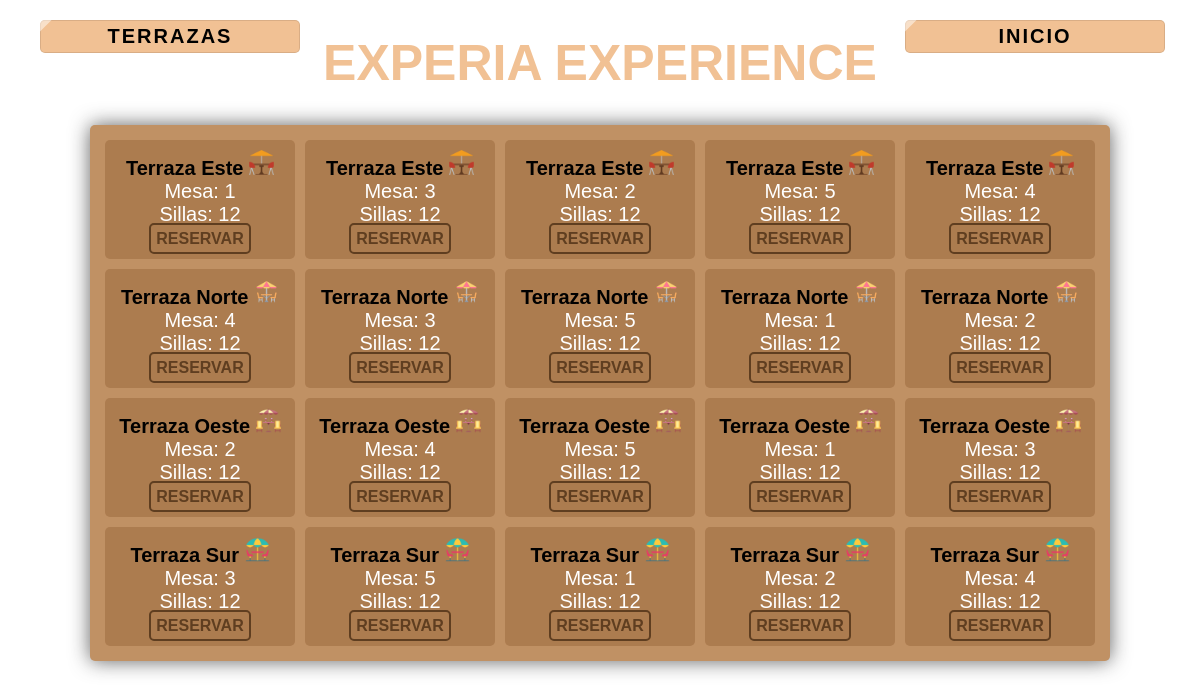
The page /view/reservas.php?id=1 (signed in) on the database its author committed.
### tables this page shows
CREATE TABLE `tbl_mesa` (
  `id_mesa` int NOT NULL AUTO_INCREMENT,
  `numero_mesa` int DEFAULT NULL,
  `id_lugar` int DEFAULT NULL,
  `estado_mesa` tinyint DEFAULT NULL,
  `num_sillas_mesa` varchar(2) DEFAULT NULL,
  PRIMARY KEY (`id_mesa`),
  KEY `fk_lugar_mesa_idx` (`id_lugar`),
  CONSTRAINT `fk_lugar_mesa` FOREIGN KEY (`id_lugar`) REFERENCES `tbl_lugar` (`id_lugar`)
);

CREATE TABLE `tbl_lugar` (
  `id_lugar` int NOT NULL AUTO_INCREMENT,
  `nom_lugar` varchar(45) DEFAULT NULL,
  `fk_id_tipo_lugar` int DEFAULT NULL,
  `img_lugar` varchar(250) DEFAULT NULL,
  PRIMARY KEY (`id_lugar`),
  KEY `fk_id_tipo_lugar_idx` (`fk_id_tipo_lugar`),
  CONSTRAINT `fk_id_tipo_lugar` FOREIGN KEY (`fk_id_tipo_lugar`) REFERENCES `tbl_tipo_lugar` (`id_tipo_lugar`)
);

### view/reservas.php (the view, shortened to what this page needs)
<!DOCTYPE html>
<html lang="en">
<head>
    <link rel="stylesheet" href="../styles/style.css">
</head>
<body id="portada">
<?php
    include '../services/connection.php';
$id = $_GET['id'];
if($id == 1){
    ?>
    <div class="row2" id="section-1">
        <div class="usuario column-1">
        <ul class="padding-lat">
        <b><a class="btn-logout">TERRAZAS</a></b>
        </ul>
        </div>
        <div class="column-2 titulo2">
            <h1>EXPERIA EXPERIENCE</h1>
        </div>
        <div class="logout column-1">
            <ul class="padding-lat">
            <b><a style="text-decoration:none" class="btn-logout" href="./inicio.php">INICIO</a></b>
            </ul>
        </div>
    </div>
    <?php
            echo "<div class='flex'>";
            echo "<div class='reservas'>";
                $stmt= $pdo->prepare("SELECT  tl.id_tipo_lugar, l.img_lugar, l.nom_lugar, m.id_mesa, m.numero_mesa, m.estado_mesa, m.num_sillas_mesa FROM tbl_mesa m
                INNER JOIN tbl_lugar l ON m.id_lugar = l.id_lugar
                INNER JOIN tbl_tipo_lugar tl ON l.fk_id_tipo_lugar = tl.id_tipo_lugar
                WHERE tl.tipo_lugar = 'Terraza' AND m.estado_mesa = 1
                ORDER BY l.nom_lugar ASC");
                $stmt->execute();
                $sentencia=$stmt->fetchAll(PDO::FETCH_ASSOC);
                foreach($sentencia as $row){
                    echo "<div class='contenido_reservas'>";
                    echo "<b>".$row['nom_lugar']." <img class='icon_reserva' src='../img/{$row['img_lugar']}'></img></b><br>";
                    echo "Mesa: ".$row['numero_mesa']."<br>";
                    echo "Sillas: ".$row['num_sillas_mesa']."<br>";
                    echo "<a href='./form_reservas.php?id={$row['id_mesa']}&id_pag={$row['id_tipo_lugar']}'>RESERVAR</a>";
                    echo "</div>";
                }
                echo "</div>";
                echo "</div>";
        ?>
    <?php
}
?>
</body>
</html>

### styles/style.css (style rules this page uses)
* { box-sizing: border-box; }
body { margin: 0; font-family: Arial; }
#portada { background-image: url("https://s1.1zoom.me/big0/706/350861-admin.jpg"); background-size: cover; background-attachment: fixed; }
.row2:after { content: ""; display: table; clear: both; }
#section-1 { padding: 0%; }
.usuario { text-align: left; color: black; font-size: 20px; }
.logout { text-align: right; color: black; font-size: 20px; margin-left: -35px; }
.column-1 { width: 25%; float: left; }
.btn-logout { position: relative; display: block; padding: 5px; border-radius: 5px; text-align: center; font-family: "Avant Garde", Avantgarde, "Century Gothic", CenturyGothic, "AppleGothic", sans-serif; font-weight: bold; overflow: hidden; color: rgb(0, 0, 0); cursor: pointer; letter-spacing: 2px; box-shadow: inset 0 0 0 1px rgba(0, 0, 0, 0.1); text-decoration: none; transition: all ease 0.5s; background: #f1c194; }
.btn-logout:after, .btn-logout:before { width: 80px; height: 200px; content: ''; display: block; background: rgba(255, 255, 255, 0.5); transform: rotate(45deg); top: -60px; position: absolute; transition: none; right: -45%; cursor: pointer; }
.btn-logout:before { left: -48%; }
.column-2 { width: 50%; float: left; }
.titulo2 { text-align: center; color: #f1c194; font-size: 25px; font-family: "Avant Garde", Avantgarde, "Century Gothic", CenturyGothic, "AppleGothic", sans-serif; text-transform: uppercase; text-rendering: optimizeLegibility; }
.flex { display: flex; align-items: center; justify-content: center; }
.reservas { color: white; text-align: center; width: 85%; background-color: #c09164; border-radius: 5px; padding: 10px; box-shadow: 0px 0px 20px rgba(27, 27, 27, 0.699); margin-bottom: 5%; }
.contenido_reservas { padding: 10px; font-size: 20px; background-color: #ac7c4f; width: 19%; margin: 0.5%; border-radius: 5px; float: left; }
.contenido_reservas a { text-decoration: none; color: #5f3e20; background-color: none; border: 2px solid #5f3e20; border-radius: 5px; padding: 5px; font-size: 16px; font-weight: bold; }
.contenido_reservas b { color: black; }
.icon_reserva { width: 25px; }

### rows shown on the page
tbl_mesa: id_lugar.nom_lugar "Terraza Este", id_lugar.img_lugar (picture), numero_mesa "1", num_sillas_mesa "12"
tbl_mesa: id_lugar.nom_lugar "Terraza Este", id_lugar.img_lugar (picture), numero_mesa "3", num_sillas_mesa "12"
tbl_mesa: id_lugar.nom_lugar "Terraza Este", id_lugar.img_lugar (picture), numero_mesa "2", num_sillas_mesa "12"
tbl_mesa: id_lugar.nom_lugar "Terraza Este", id_lugar.img_lugar (picture), numero_mesa "5", num_sillas_mesa "12"
tbl_mesa: id_lugar.nom_lugar "Terraza Este", id_lugar.img_lugar (picture), numero_mesa "4", num_sillas_mesa "12"
tbl_mesa: id_lugar.nom_lugar "Terraza Norte", id_lugar.img_lugar (picture), numero_mesa "4", num_sillas_mesa "12"
tbl_mesa: id_lugar.nom_lugar "Terraza Norte", id_lugar.img_lugar (picture), numero_mesa "3", num_sillas_mesa "12"
tbl_mesa: id_lugar.nom_lugar "Terraza Norte", id_lugar.img_lugar (picture), numero_mesa "5", num_sillas_mesa "12"
tbl_mesa: id_lugar.nom_lugar "Terraza Norte", id_lugar.img_lugar (picture), numero_mesa "1", num_sillas_mesa "12"
tbl_mesa: id_lugar.nom_lugar "Terraza Norte", id_lugar.img_lugar (picture), numero_mesa "2", num_sillas_mesa "12"
tbl_mesa: id_lugar.nom_lugar "Terraza Oeste", id_lugar.img_lugar (picture), numero_mesa "2", num_sillas_mesa "12"
tbl_mesa: id_lugar.nom_lugar "Terraza Oeste", id_lugar.img_lugar (picture), numero_mesa "4", num_sillas_mesa "12"
tbl_mesa: id_lugar.nom_lugar "Terraza Oeste", id_lugar.img_lugar (picture), numero_mesa "5", num_sillas_mesa "12"
tbl_mesa: id_lugar.nom_lugar "Terraza Oeste", id_lugar.img_lugar (picture), numero_mesa "1", num_sillas_mesa "12"
tbl_mesa: id_lugar.nom_lugar "Terraza Oeste", id_lugar.img_lugar (picture), numero_mesa "3", num_sillas_mesa "12"
tbl_mesa: id_lugar.nom_lugar "Terraza Sur", id_lugar.img_lugar (picture), numero_mesa "3", num_sillas_mesa "12"
tbl_mesa: id_lugar.nom_lugar "Terraza Sur", id_lugar.img_lugar (picture), numero_mesa "5", num_sillas_mesa "12"
tbl_mesa: id_lugar.nom_lugar "Terraza Sur", id_lugar.img_lugar (picture), numero_mesa "1", num_sillas_mesa "12"
tbl_mesa: id_lugar.nom_lugar "Terraza Sur", id_lugar.img_lugar (picture), numero_mesa "2", num_sillas_mesa "12"
tbl_mesa: id_lugar.nom_lugar "Terraza Sur", id_lugar.img_lugar (picture), numero_mesa "4", num_sillas_mesa "12"
